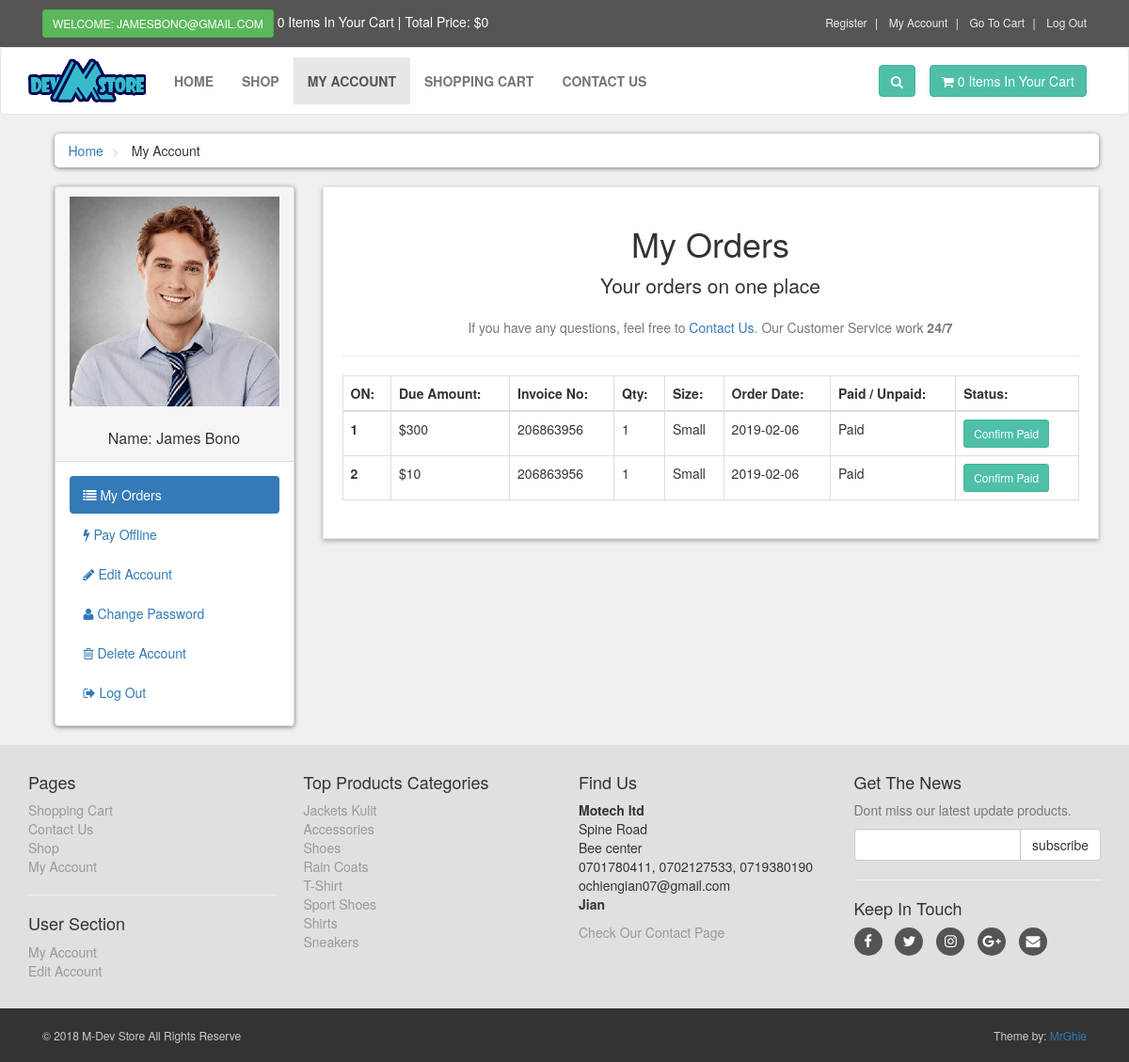
The app's page /customer/my_account.php?my_orders (signed in) with its own data.
### tables this page shows
CREATE TABLE `customers` (
  `customer_id` int(10) NOT NULL,
  `customer_name` varchar(255) NOT NULL,
  `customer_email` varchar(255) NOT NULL,
  `customer_pass` varchar(255) NOT NULL,
  `customer_country` text NOT NULL,
  `customer_city` text NOT NULL,
  `customer_contact` varchar(255) NOT NULL,
  `customer_address` text NOT NULL,
  `customer_image` text NOT NULL,
  `customer_ip` varchar(100) NOT NULL
);

CREATE TABLE `customer_orders` (
  `order_id` int(10) NOT NULL,
  `customer_id` int(10) NOT NULL,
  `due_amount` int(100) NOT NULL,
  `invoice_no` int(100) NOT NULL,
  `qty` int(10) NOT NULL,
  `size` text NOT NULL,
  `order_date` date NOT NULL,
  `order_status` text NOT NULL
);

CREATE TABLE `product_categories` (
  `p_cat_id` int(10) NOT NULL,
  `p_cat_title` text NOT NULL,
  `p_cat_desc` text NOT NULL
);

### customer/my_orders.php (the view)
<center>
    <h1> My Orders </h1>
    <p class="lead"> Your orders on one place</p>
    <p class="text-muted">
        If you have any questions, feel free to <a href="../contact.php">Contact Us</a>. Our Customer Service work <strong>24/7</strong>
    </p>
</center>
<hr>
<div class="table-responsive">
    <table class="table table-bordered table-hover">
        <thead>
            <tr>
                <th> ON: </th>
                <th> Due Amount: </th>
                <th> Invoice No: </th>
                <th> Qty: </th>
                <th> Size: </th>
                <th> Order Date:</th>
                <th> Paid / Unpaid: </th>
                <th> Status: </th>
            </tr>
        </thead>
        <tbody>
           <?php
            $customer_session = $_SESSION['customer_email'];
            $get_customer = "select * from customers where customer_email='$customer_session'";
            $run_customer = mysqli_query($con,$get_customer);
            $row_customer = mysqli_fetch_array($run_customer);
            $customer_id = $row_customer['customer_id'];
            $get_orders = "select * from customer_orders where customer_id='$customer_id'";
            $run_orders = mysqli_query($con,$get_orders);
            $i = 0;
            while($row_orders = mysqli_fetch_array($run_orders)){
                $order_id = $row_orders['order_id'];
                $due_amount = $row_orders['due_amount'];
                $invoice_no = $row_orders['invoice_no'];
                $qty = $row_orders['qty'];
                $size = $row_orders['size'];
                $order_date = substr($row_orders['order_date'],0,11);
                $order_status = $row_orders['order_status'];
                $i++;
                if($order_status=='pending'){
                    $order_status = 'Unpaid';
                }else{
                    $order_status = 'Paid';
                }
            ?>
            <tr>
                <th> <?php echo $i; ?> </th>
                <td> $<?php echo $due_amount; ?> </td>
                <td> <?php echo $invoice_no; ?> </td>
                <td> <?php echo $qty; ?> </td>
                <td> <?php echo $size; ?> </td>
                <td> <?php echo $order_date; ?> </td>
                <td> <?php echo $order_status; ?> </td>
                <td>
                    <a href="confirm.php?order_id=<?php echo $order_id; ?>" target="_blank" class="btn btn-primary btn-sm"> Confirm Paid </a>
                </td>
            </tr>
            <?php } ?>
        </tbody>
    </table>
</div>

### customer/includes/sidebar.php
<div class="panel panel-default sidebar-menu">
    <div class="panel-heading">
        <?php
        $customer_session = $_SESSION['customer_email'];
        $get_customer = "select * from customers where customer_email='$customer_session'";
        $run_customer = mysqli_query($con,$get_customer);
        $row_customer = mysqli_fetch_array($run_customer);
        $customer_image = $row_customer['customer_image'];
        $customer_name = $row_customer['customer_name'];
        if(!isset($_SESSION['customer_email'])){
        }else{
            echo "
                <center>
                    <img src='customer_images/$customer_image' class='img-responsive' >
                </center>
                <br/>
                <h3 class='panel-title' align='center'>
                    Name: $customer_name
                </h3>
            ";
        }
        ?>
    </div>
    <div class="panel-body">
        <ul class="nav-pills nav-stacked nav">
            <li class="<?php if(isset($_GET['my_orders'])){ echo "active"; } ?>">
                <a href="my_account.php?my_orders">
                    <i class="fa fa-list"></i> My Orders
                </a>
            </li>
            <li class="<?php if(isset($_GET['pay_offline'])){ echo "active"; } ?>">
                <a href="my_account.php?pay_offline">
                    <i class="fa fa-bolt"></i> Pay Offline
                </a>
            </li>
            <li class="<?php if(isset($_GET['edit_account'])){ echo "active"; } ?>">
                <a href="my_account.php?edit_account">
                    <i class="fa fa-pencil"></i> Edit Account
                </a>
            </li>
            <li class="<?php if(isset($_GET['change_pass'])){ echo "active"; } ?>">
                <a href="my_account.php?change_pass">
                    <i class="fa fa-user"></i> Change Password
                </a>
            </li>
            <li class="<?php if(isset($_GET['delete_account'])){ echo "active"; } ?>">
                <a href="my_account.php?delete_account">
                    <i class="fa fa-trash-o"></i> Delete Account
                </a>
            </li>
            <li>
                <a href="logout.php">
                    <i class="fa fa-sign-out"></i> Log Out
                </a>
            </li>
        </ul>
    </div>
</div>

### customer/includes/footer.php (shortened to what this page needs)
<div id="footer">
    <div class="container">
        <div class="row">
            <div class="col-sm-6 col-md-3">
               <h4>Pages</h4>
                <ul>
                    <li><a href="../cart.php">Shopping Cart</a></li>
                    <li><a href="../contact.php">Contact Us</a></li>
                    <li><a href="../shop.php">Shop</a></li>
                    <li><a href="my_account.php">My Account</a></li>
                </ul>
                <hr>
                <h4>User Section</h4>
                <ul>
                           <?php
                           if(!isset($_SESSION['customer_email'])){
                               echo"<a href='../checkout.php'>Login</a>";
                           }else{
                              echo"<a href='my_account.php?my_orders'>My Account</a>";
                           }
                           ?>
                    <li>
                            <?php
                           if(!isset($_SESSION['customer_email'])){
                               echo"<a href='../checkout.php'>Login</a>";
                           }else{
                              echo"<a href='my_account.php?edit_account'>Edit Account</a>";
                           }
                           ?>
                    </li>
                </ul>
            </div>
            <div class="com-sm-6 col-md-3">
                <h4>Top Products Categories</h4>
                <ul>
                    <?php
                        $get_p_cats = "select * from product_categories";
                        $run_p_cats = mysqli_query($con,$get_p_cats);
                        while($row_p_cats=mysqli_fetch_array($run_p_cats)){
                            $p_cat_id = $row_p_cats['p_cat_id'];
                            $p_cat_title = $row_p_cats['p_cat_title'];
                            echo "
                                <li>
                                    <a href='../shop.php?p_cat=$p_cat_id'>
                                        $p_cat_title
                                    </a>
                                </li>
                            ";
                        }
                    ?>
                </ul>
            </div>
            <div class="col-sm-6 col-md-3">
                <h4>Find Us</h4>
                <p>
                    <strong>Motech ltd</strong>
                    <br/>Spine Road
                    <br/>Bee center
                    <br/>0701780411, 0702127533, 0719380190
                    <br/> ochiengian07@gmail.com
                    <br/><strong>Jian</strong>
                </p>
                <a href="../contact.php">Check Our Contact Page</a>
            </div>
            <div class="col-sm-6 col-md-3">
                <h4>Get The News</h4>
                <p class="text-muted">
                    Dont miss our latest update products.
                </p>
                <form action="https://feedburner.google.com/fb/a/mailverify" method="post" target="popupwindow" onsubmit="window.open('https://feedburner.google.com/fb/a/mailverify?uri=M-devMedia', 'popupwindow', 'scrollbars=yes,width=550,height=520');return true" method="post">
                    <div class="input-group">
                        <input type="text" class="form-control" name="email">
                        <span class="input-group-btn">
                            <input type="submit" value="subscribe" class="btn btn-default">
                        </span>
                    </div>
                </form>
                <hr>
                <h4>Keep In Touch</h4>
                <p class="social">
                    <a href="../#" class="fa fa-facebook"></a>
                    <a href="../#" class="fa fa-twitter"></a>
                    <a href="../#" class="fa fa-instagram"></a>
                    <a href="../#" class="fa fa-google-plus"></a>
                    <a href="../#" class="fa fa-envelope"></a>
                </p>
            </div>
        </div>
    </div>
</div>
<div id="copyright">
    <div class="container">
        <div class="col-md-6">
            <p class="pull-left">&copy; 2018 M-Dev Store All Rights Reserve</p>
        </div>
        <div class="col-md-6">
            <p class="pull-right">Theme by: <a href="#">MrGhie</a></p>
        </div>
    </div>
</div>

### customer/styles/style.css (style rules this page uses)
body { font-size: 14px; line-height: 1.42857143; color: #333333; background: #f0f0f0; overflow-x: hidden; }
.btn-primary { color: rgb(255, 255, 255); background: rgb(79, 191, 168); border-color: rgb(65, 179, 156); }
#content .panel.sidebar-menu { box-sizing: border-box; box-shadow: 0px 1px 5px rgba(0, 0, 0, .5); }
#content .panel.sidebar-menu h3 { padding: 5px 0px; margin: 0px; }
#footer { background: #e0e0e0; padding: 20px 0; }
#footer a { color: #999999; padding: 0; text-decoration: none; }
#footer ul { list-style: none; padding-left: 0px; }
#footer .social { text-align: left; }
#footer .social a { margin: 0px 10px 0px 0px; display: inline-block; color: #ffffff; width: 30px; height: 30px; border-radius: 15px; line-height: 30px; font-size: 15px; text-align: center; vertical-align: bottom; background: #555555; text-decoration: none; }
#copyright { background: #333333; color: #cccccc; padding: 20px 0px; font-size: 12px; }
#copyright p { margin: 0px; }

### records on screen
customers: customer_image (picture), customer_name "James Bono"
customer_orders: due_amount "300", invoice_no "206863956", qty "1", size "Small", order_date "2019-02-06", order_status "Paid"
customer_orders: due_amount "10", invoice_no "206863956", qty "1", size "Small", order_date "2019-02-06", order_status "Paid"
product_categories: p_cat_title "Jackets Kulit"
product_categories: p_cat_title "Accessories"
product_categories: p_cat_title "Shoes"
product_categories: p_cat_title "Rain Coats"
product_categories: p_cat_title "T-Shirt"
product_categories: p_cat_title "Sport Shoes"
product_categories: p_cat_title "Shirts"
product_categories: p_cat_title "Sneakers"

### other values on screen
$_SESSION['customer_email'] "JAMESBONO@GMAIL.COM"
$count_items "0 0"
$total "0"
